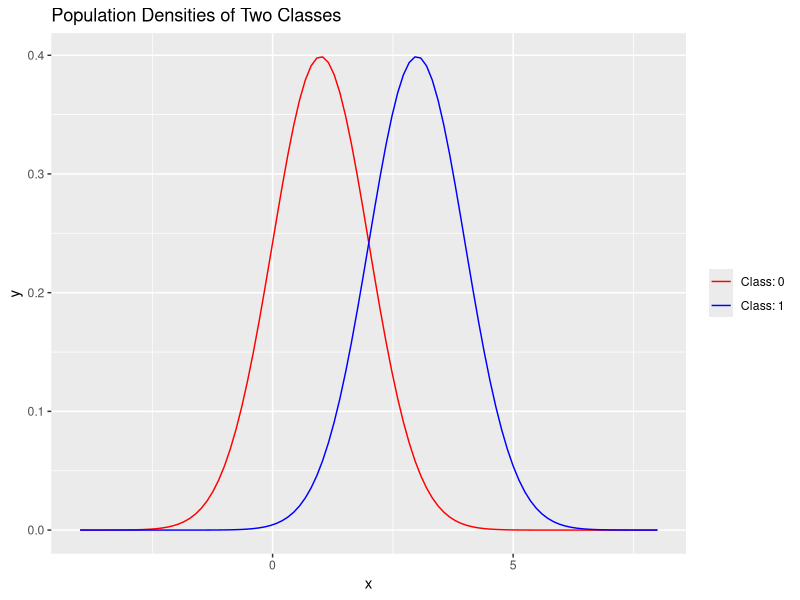
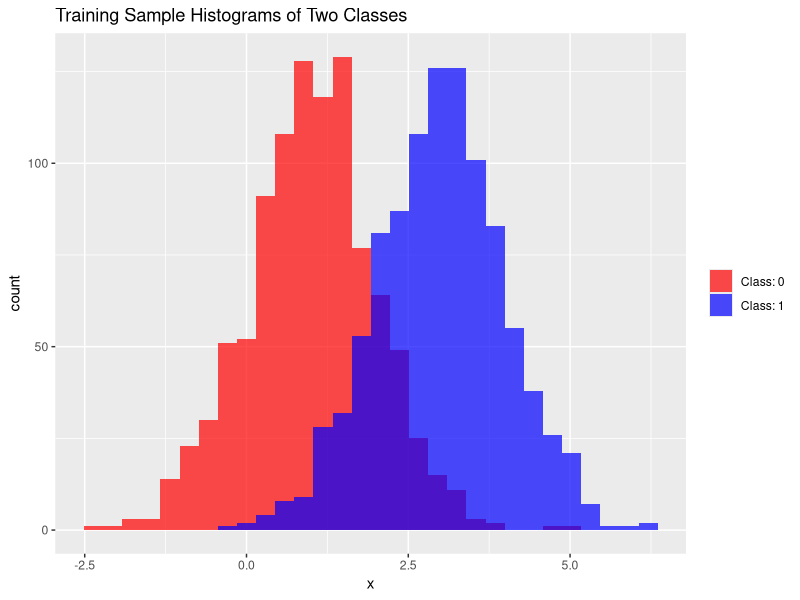
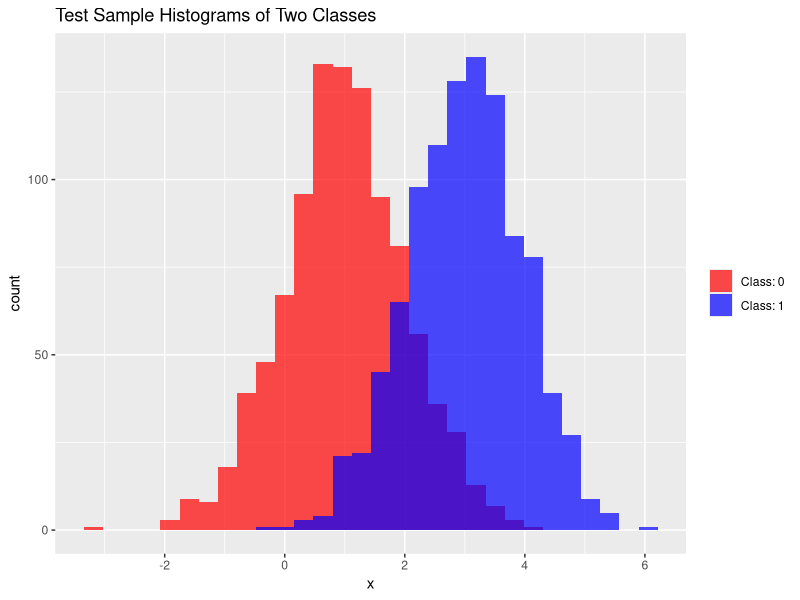
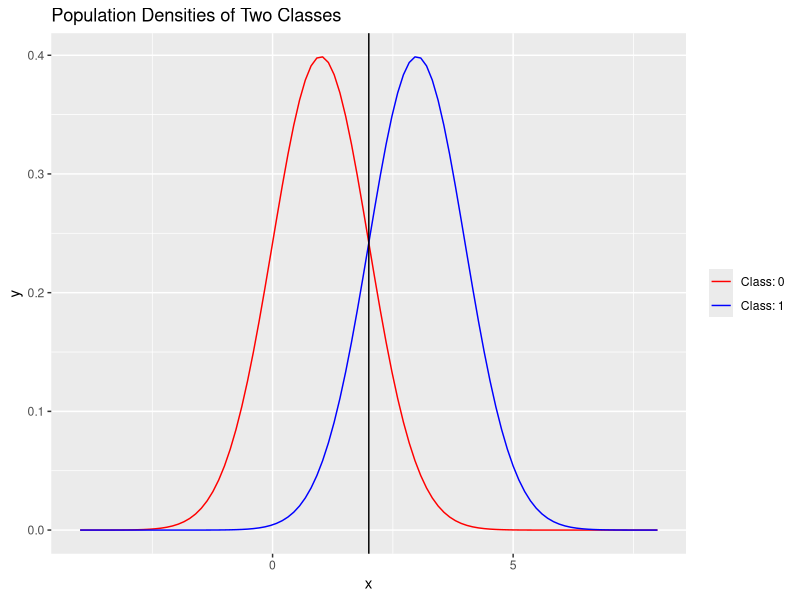
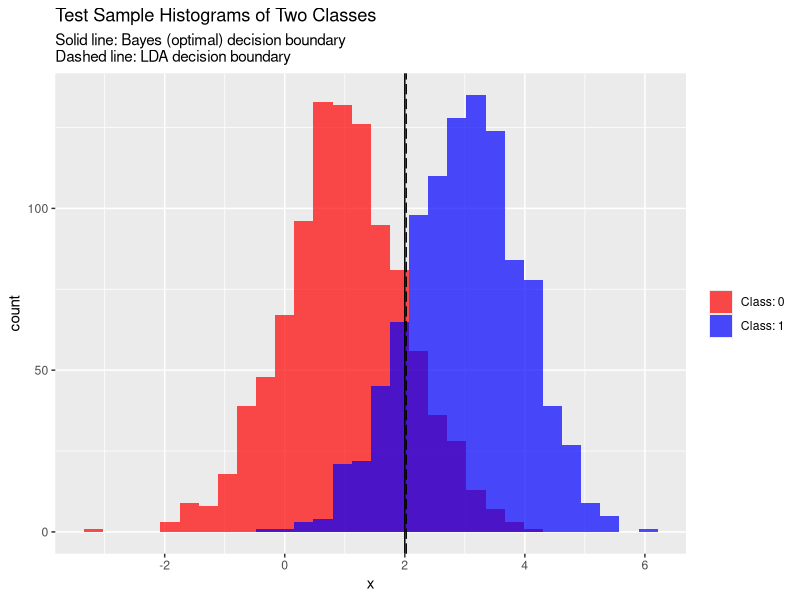

The R script that drew these images, in order:
# Linear discriminant analysis in a univariate setting with two classes

library(tidyverse)

#####
# Step 1: Data generation

# Generate sample data for two outcome classes (0 and 1)
# These populations will have different means but equal variance, Gaussian
# in distribution, and will overlap some; we will have a training sample and
# a test sample

population0_mean <- 1
population0_sd <- 1

population1_mean <- 3
population1_sd <- 1

c0_train <- tibble(y = 0,
             x = rnorm(1000, 
                       mean = population0_mean, 
                       sd = population0_sd))
c1_train <- tibble(y = 1,
             x = rnorm(1000, 
                       mean = population1_mean, 
                       sd = population1_sd))

c0_test <- tibble(y = 0,
                   x = rnorm(1000, 
                             mean = population0_mean, 
                             sd = population0_sd))
c1_test <- tibble(y = 1,
                   x = rnorm(1000, 
                             mean = population1_mean, 
                             sd = population1_sd))

train_sample_df <- bind_rows(c0_train, c1_train)
test_sample_df <- bind_rows(c0_test, c1_test)

# Plot the distributions of the population data by class

population_density <- ggplot(data.frame(x = c(-4, 8)), aes(x)) + 
  stat_function(fun = dnorm, 
                aes(color = "Class: 0"),
                args = list(mean = population0_mean, sd = population0_sd)) +
  stat_function(fun = dnorm, 
                aes(color = "Class: 1"),
                args = list(mean = population1_mean, sd = population1_sd)) +
  scale_colour_manual(values = c("red", "blue")) +
  labs(title = "Population Densities of Two Classes") +
  theme(legend.title = element_blank())

population_density

# Plot the distributions of the training and test samples by class

train_sample_histogram <- ggplot(train_sample_df) +
  geom_histogram(aes(x = x, fill = as.factor(y)), 
                 alpha = .7,
                 position = "identity") +
  scale_fill_manual(values = c("red", "blue"),
                    labels = c("Class: 0", "Class: 1")) +
  labs(title = "Training Sample Histograms of Two Classes") +
  theme(legend.title = element_blank())

train_sample_histogram

test_sample_histogram <- ggplot(test_sample_df) +
  geom_histogram(aes(x = x, fill = as.factor(y)), 
                 alpha = .7,
                 position = "identity") +
  scale_fill_manual(values = c("red", "blue"),
                    labels = c("Class: 0", "Class: 1")) +
  labs(title = "Test Sample Histograms of Two Classes") +
  theme(legend.title = element_blank())

test_sample_histogram

#####
# Step 2: Calculate optimal Bayes decision boundary (for comparison)

# The Bayes classifier has the lowest classification error of any classifier
# and classifies observations based on the probability of being in a class
# given its predictor (x)

# See: https://en.wikipedia.org/wiki/Bayes_classifier

# The Bayes decision boundary is the boundary for which the probability of an
# observation being classified by the Bayes classifier is equal among classes;
# in this case, we will only have one boundary because we only have two classes

# We will compute the optimal Bayes decision boundary (using the population
# data) to compare our LDA against

bayes_decision <- (population0_mean ^ 2 - population1_mean ^ 2) /
  (2 * (population0_mean - population1_mean))

# Add the optimal Bayes decision boundary to the population density plot

population_density + geom_vline(xintercept = bayes_decision,
                                color = "black")

#####
# Step 3: Create the LDA classifier and train

# The LDA classifier uses estimates of mean and variance for each
# class as well as a discriminant function to determing the probability that
# an observation is of a particular class. The LDA classifier then assigns to
# each observation that class for which the probability of membership is highest

# The general LDA uses Bayes' theorem for continuous variables (see:
# https://en.wikipedia.org/wiki/Bayes%27_theorem#For_continuous_random_variables)
# where, since we have Gaussian data, we use the normal probability density
# function (for each class, respectively) as our f() function

# For our estimates of the mean and variance we use the empirical
# class-specific means and standard deviations (even though the class
# variances are equivalent in this case we will treat them separately for
# completeness) from our training samples. We also need to calculate the 
# empirical prior probability that an observation belongs to each class (in this
# case, both will be .5 since we have equal samples).

class_0_mean <- mean(train_sample_df$x[train_sample_df$y == 0])
class_0_var <- var(train_sample_df$x[train_sample_df$y == 0])

class_1_mean <- mean(train_sample_df$x[train_sample_df$y == 1])
class_1_var <- var(train_sample_df$x[train_sample_df$y == 1])

class_0_prior <- length(train_sample_df$x[train_sample_df$y == 0]) /
  length(train_sample_df$x)

class_1_prior <- length(train_sample_df$x[train_sample_df$y == 1]) /
  length(train_sample_df$x)

# Whereas in Bayes classification the classification is determined strictly by
# probability of class membership, in LDA we use the linear score function,
# which is the gradient of the log-likelihood function

# Since we have two classes, we will calculate the scores that each observation 
# belongs to each class in the training data

d0 <- function(x){
  x * (class_0_mean / class_0_var) - (class_0_mean ^ 2 / (2 * class_0_var ^ 2)) +
    log(class_0_prior)
}

d1 <- function(x){
  x * (class_1_mean / class_1_var) - (class_1_mean ^ 2 / (2 * class_1_var ^ 2)) +
    log(class_1_prior)
}

# The LDA classifier simply compares the scores for a given observation's
# predictor value and assigns the observation to the class for which its score
# is largest

LDA <- function(x){
  
  score_0 <- d0(x)
  score_1 <- d1(x)
  
  if (score_0 > score_1) {
    0
  } else {
    1
  }
}

# Apply the LDA classifier to the samples

train_sample_df$predicted_y <- lapply(train_sample_df$x, LDA)
train_sample_df$predicted_y <- as.integer(train_sample_df$predicted_y)

# Our LDA discriminant functions are linear in x, so we can solve for the point
# x that serves as the LDA decision boundary (where the scores are equal)

LDA_decision <- (class_0_mean ^ 2 / (2 * class_0_var) -
                   class_1_mean ^ 2 / (2 * class_0_var) +
                   log(class_1_prior) - log(class_0_prior)) /
                (class_0_mean / class_0_var - class_1_mean / class_1_var)

#####
# Step 4: Analyze performance

# Now that our LDA is trained and we have its decision boundary, apply it to the 
# test data

test_sample_df$predicted_y <- if_else(test_sample_df$x < LDA_decision,
                                             0, 1)

# Find the misclassification rate of LDA in this case

LDA_misclass_rate <- nrow(test_sample_df[test_sample_df$y != 
                                           test_sample_df$predicted_y,]) /
                     nrow(test_sample_df)

LDA_misclass_rate * 100

# It's not perfect! How does this compare to the Bayes classifier's performance?

test_sample_df$bayes_predicted_y <- if_else(test_sample_df$x < bayes_decision,
                                       0, 1)

bayes_misclass_rate <- nrow(test_sample_df[test_sample_df$y != 
                                             test_sample_df$bayes_predicted_y,]) /
                       nrow(test_sample_df)

bayes_misclass_rate * 100

# LDA performs well - how close is it to the lowest possible misclassification
# error, as provided by bayes?

(LDA_misclass_rate - bayes_misclass_rate) * 100

# Pretty close!

# Plot the Bayes decision boundary and the LDA decision boundary on the test
# sample histogram

test_sample_histogram + 
  geom_vline(xintercept = bayes_decision,
                                   color = "black") +
  geom_vline(xintercept = LDA_decision,
             color = "black",
             linetype = "longdash") +
  labs(subtitle = "Solid line: Bayes (optimal) decision boundary\nDashed line: LDA decision boundary")
  